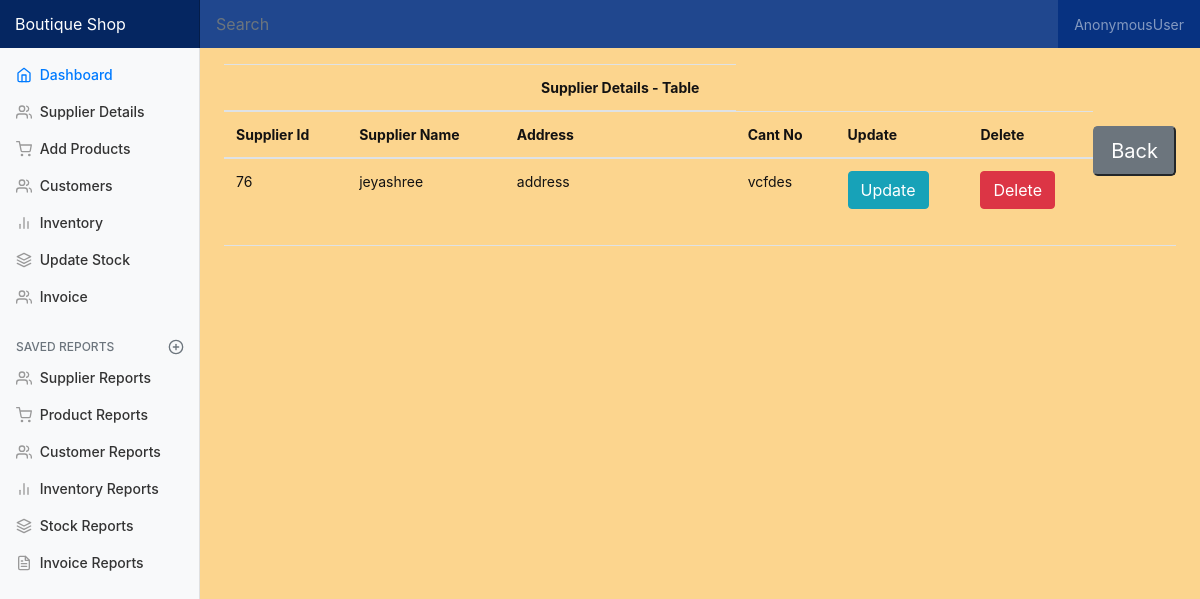
/GUI_smcs/supplier_table/, run on the app's committed database.
### smcs/models.py (models this page shows, shortened)
class add_supplier(models.Model):
    supplier_id = models.CharField(max_length=10)
    supplier_name = models.CharField(max_length=30)
    address = models.CharField(max_length=40)
    cant_no = models.CharField(max_length=10)

### smcs/views.py (the view)
# urls.py: path('supplier_table/',views.supplier_table,name="supplier_table"),
def supplier_table(request):
    db = models.add_supplier.objects.all()
    return render(request,"supplier_table.html",{'db':db})

### smcs/templates/supplier_table.html
{% extends "index.html" %}
{% block body %}
<body style="background-color: rgb(252, 213, 142); color: rgb(19, 18, 18);">
  <table class="table">
  <thead>
    <tr rowspan='6'>
      <th></th>
      <th></th>
      <th>
        <center>Supplier Details - Table</center></th></tr>
    <tr><th>Supplier Id</th>
    <th>Supplier Name</th>
    <th>Address</th>
    <th>Cant No</th>
    <th>Update</th>
    <th>Delete</th></tr>
  </thead>
  <tbody>
    {% for a in db %}
    <tr>
      <td>{{a.supplier_id}}</td>
      <td>{{a.supplier_name}}</td>
      <td>{{a.address}}</td>
      <td>{{a.cant_no }}</td>
      <td><a href="update/{{a.id}}" class="btn btn-info">Update</a></td>
      <td><a href="delete/{{a.id}}" class="btn btn-danger">Delete</a></td>
    </tr>
    {% endfor %}
  </tbody>
  </table><br>
  <button class="btn-lg btn-secondary"><a href="{% url 'supplier' %}"  style="color: white;">Back</a></button>
</body>
{% endblock %}

### smcs/static/css/dashboard.css (style rules this page uses)
body { font-size: .875rem; }

### data on the page
add_supplier: supplier_id "76", supplier_name "jeyashree", address "address", cant_no "vcfdes"

### other printed values
{{ user }} "AnonymousUser"
